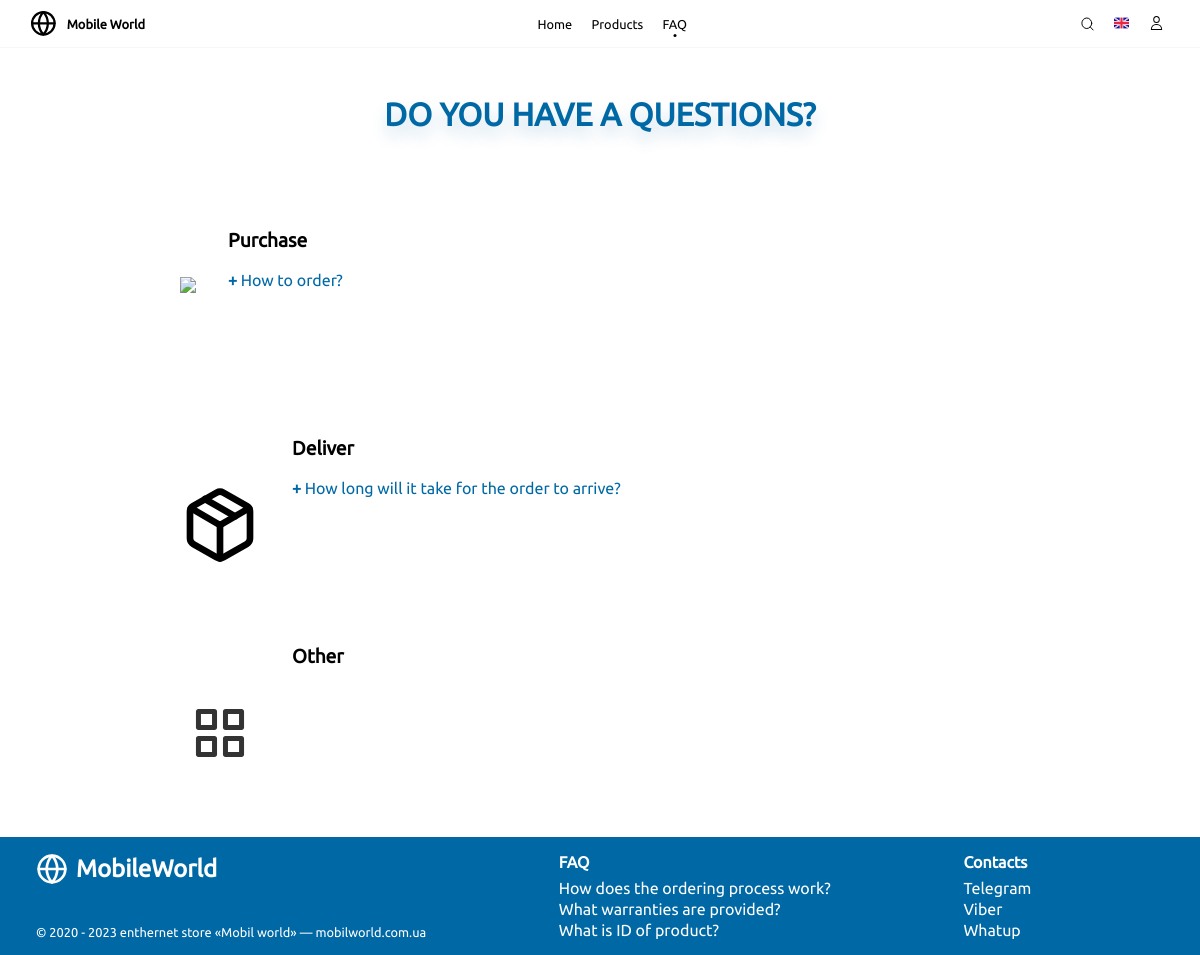
/FAQ, run on the app's committed database.
### main/models.py (models this page shows, shortened)
class Question(models.Model):
    CATEGORY_CHOICES = (
        ('shop',    'Shop'),
        ('deliver', 'Deliver'),
        ('other',   'Other')
    )
    category = models.CharField('Category', max_length=10, choices=CATEGORY_CHOICES)
    question_en = models.CharField('Question (en)', max_length=100)
    question_ua = models.CharField('Question (ua)', max_length=100)
    responce_en = models.CharField('Responce (en)', max_length=500)
    responce_ua = models.CharField('Responce (ua)', max_length=500)
    @staticmethod
    def set_question_and_responce_attr(lang:str, *colections:Iterable):
        for colection in colections:
            for model in colection:
                model.question = getattr(model, f'question_{lang}')
                model.responce = getattr(model, f'responce_{lang}')

### main/views.py (the view)
# urls.py: path('FAQ', views.faq, name='faq'),
def faq(request:HttpRequest):
    lang, layout_labels = __get_lang_and_layout_labels(request)
    shop_questions    = models.Question.objects.filter(category='shop').only(f'question_{lang}', f'responce_{lang}')
    deliver_questions = models.Question.objects.filter(category='deliver').only(f'question_{lang}', f'responce_{lang}')
    other_questions   = models.Question.objects.filter(category='other').only(f'question_{lang}', f'responce_{lang}')
    models.Question.set_question_and_responce_attr(lang, shop_questions, deliver_questions, other_questions)
    context = {
        'active_menu_item':  MenuItems.FAQ,
        'products_in_cart_count': MenuItems.get_products_in_cart_count(request.user),
        'shop_questions':    shop_questions,
        'deliver_questions': deliver_questions,
        'other_questions':   other_questions,
        'layout_labels':     layout_labels,
        'labels':            trsl.select_labels_by_lang(trsl.FAQ_LABELS, lang),
    }
    return render(request, 'main/faq.html', context)

### main/tools.py (called while the page is built)
def get(dictionary:Dict, key, default):
    value = dictionary.get(key, default)
    return value if value else default

### main/translations.py (called while the page is built)
def select_labels_by_lang(labels:Dict[str, Dict[str,str]], lang:str) -> Dict[str,str]:
    lang_labels = {}
    for key, labels in labels.items():
        lang_labels[key] = labels[lang]
    return lang_labels

### main/views.py (called while the page is built)
def __get_lang_and_layout_labels(request:HttpRequest):
    lang = get(request.COOKIES, key='lang', default='en')
    if not lang in ('en', 'ua'):
        lang = 'en'
    layout_labels = trsl.select_labels_by_lang(trsl.LAYOUT_LABELS, lang)
    layout_labels['lang'] = lang
    return lang, layout_labels

    @staticmethod
    def get_products_in_cart_count(user:models.User) -> Optional[int]:
        return user.cart_products.count() if user.is_authenticated else None

### main/templates/main/faq.html (shortened to what this page needs)
{% extends "main/layout.html" %}
{% load static %}
{% block imports %}
<link rel="stylesheet" type="text/css" href="{% static 'main/faq/faq-section.css' %}">
{% endblock %}
{% block content %}
<section id="faq-section">
    <b>{{labels.do_you_have_a_question}}</b>
    <div class="faq-questions-category">
        <img src="{% static 'icons/cart.svg' %}">
        <div>
            <b class="faq-question-capture">{{labels.purchase}}</b>
            {% for question in shop_questions %}
            <div class="faq-question-block">
                <div class="faq-question"><b>+</b> {{ question.question }}</div>
            </div>
            {% endfor %}
        </div>
    </div>
    <div class="faq-questions-category">
        <img src="{% static 'icons/deliver.svg' %}">
        <div>
            <b class="faq-question-capture">{{labels.deliver}}</b>
            {% for question in deliver_questions %}
            <div class="faq-question-block">
                <div class="faq-question"><b>+</b> {{ question.question }}</div>
            </div>
            {% endfor %}
        </div>
    </div>
    <div class="faq-questions-category">
        <img src="{% static 'icons/other.svg' %}">
        <div>
            <b class="faq-question-capture">{{labels.other}}</b>
        </div>
    </div>
</section>
{% endblock %}

### main/static/base/base.css (style rules this page uses)
:root { --ratio: calc(1vw + 1vh); --main-color: 255, 255, 255; --accent-color: 0, 105, 165; --text-color: 0, 0, 0; --rating-color: 195, 190, 25; }
body { margin: 0; padding: 0; font-family: Ubuntu, Arial, Helvetica, sans-serif; font-size: 1em; color: rgb(var(--text-color)); background-color: rgb(var(--main-color)); }

### main/static/main/faq/faq-section.css (style rules this page uses)
#faq-section { display: flex; flex-direction: column; align-items: center; }
#faq-section > b { font-size: 2em; color: rgb(var(--accent-color)); margin: 3em 3vw; text-shadow: 0px 10px 15px rgba(var(--accent-color), 0.2); text-align: center; }
.faq-questions-category { display: flex; width: 70%; }
.faq-questions-category:not(:last-child) { margin-bottom: 5em; }
.faq-questions-category > img { height: 5em; margin: 3em 2em 0 0; }
.faq-question-capture { display: block; font-size: 1.2em; margin-bottom: 1em; }
.faq-question { color: rgb(var(--accent-color)); cursor: pointer; margin-top: 1em; }

### data on the page
Question: question "How to order?"
Question: deliver "Deliver", question "How long will it take for the order to arrive?"

### other printed values
{{ layout_labels.home }} "Home"
{{ layout_labels.products }} "Products"
{{ layout_labels.faq }} "FAQ"
{{ labels.do_you_have_a_question }} "DO YOU HAVE A QUESTIONS?"
{{ labels.purchase }} "Purchase"
{{ labels.other }} "Other"
{{ layout_labels.questions }} "FAQ"
{{ layout_labels.question1 }} "How does the ordering process work?"
{{ layout_labels.question2 }} "What warranties are provided?"
{{ layout_labels.question3 }} "What is ID of product?"
{{ layout_labels.contacts }} "Contacts"
